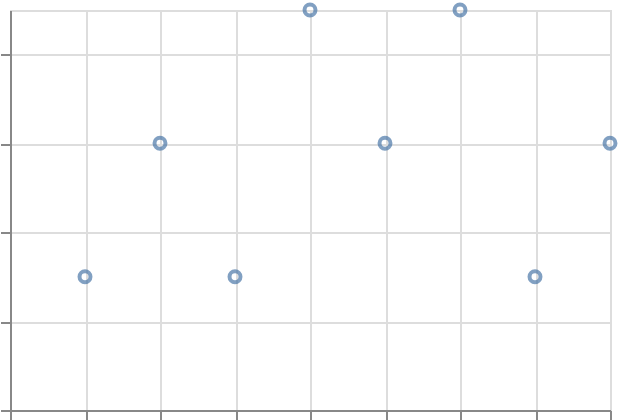

Source (Vega-Lite JSON):
### Vega-Lite specification from a JSON file in a GitHub repository (floating-point values rounded to 4 significant figures)
{"$schema": "https://vega.github.io/schema/vega-lite/v6.json", "padding": 5, "autosize": "none", "width": 300, "height": 200, "data": {"name": "table", "values": [{"c": "A", "g": "p", "x": 1, "y": 2, "v": 5, "t": "2024-01-15", "o": {"v": 3}, "IMDB Rating": 6.1, "d": "x1"}, {"c": "B", "g": "q", "x": 2, "y": 4, "v": 9, "t": "2024-02-20", "o": {"v": 7}, "IMDB Rating": 7.4, "d": "x2"}, {"c": "A", "g": "q", "x": 3, "y": 3, "v": 2, "t": "2024-03-05", "o": {"v": 1}, "IMDB Rating": 5.2, "d": "x1"}, {"c": "C", "g": "p", "x": 4, "y": 6, "v": 7, "t": "2024-05-30", "o": {"v": 4}, "IMDB Rating": 8.8, "d": "x3"}, {"c": "B", "g": "p", "x": 5, "y": 5, "v": 4, "t": "2024-07-11", "o": {"v": 9}, "IMDB Rating": 6.9, "d": "x2"}, {"c": "C", "g": "q", "x": 6, "y": 8, "v": 6, "t": "2024-09-02", "o": {"v": 2}, "IMDB Rating": 7.7, "d": "x3"}, {"c": "A", "g": "p", "x": 7, "y": 7, "v": 8, "t": "2024-11-25", "o": {"v": 5}, "IMDB Rating": 4.4, "d": "x1"}, {"c": "B", "g": "q", "x": 8, "y": 9, "v": 3, "t": "2024-12-31", "o": {"v": 8}, "IMDB Rating": 9.1, "d": "x2"}]}, "transform": [{"lookup": "c", "from": {"data": {"values": [{"k": "A", "w": 3}, {"k": "B", "w": 6}, {"k": "C", "w": 9}]}, "key": "k"}, "as": "info"}, {"calculate": "datum.info.w", "as": "w"}], "mark": "point", "encoding": {"x": {"field": "x", "type": "quantitative"}, "y": {"field": "w", "type": "quantitative"}}}
